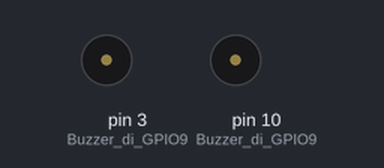
The sketch below on a simulated Arduino Uno, built with avr-gcc and run on an emulated ATmega328P. Shown: buzzer (waves = sounding, pin HIGH).

Above: at 0.6 s.
Timing chart, 0 to 5.1 s (numbered marks = the images above):
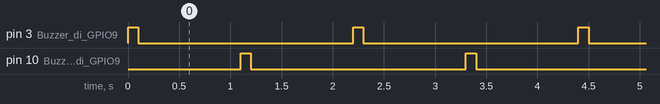

Measured:
- by itself, pin 3 (Buzzer_di_GPIO9), pin 10 (Buzzer_di_GPIO9): alternates HIGH for 0.10 s and LOW for 2.1 s
- by itself, everything shown: repeats every 2.2 s, in 4 steps

The sketch:

tes_buzzer_vibration.ino
```cpp
void setup() {
  pinMode(10, OUTPUT);  // Buzzer di GPIO9
  pinMode(3, OUTPUT);  // Buzzer di GPIO9

}

void loop() {
  digitalWrite(3, HIGH); // Buzzer ON
  delay(100);            // Bip selama 100 ms
  digitalWrite(3, LOW);  // Buzzer OFF
  delay(1000);           // Tunggu 1 detik sebelum bip berikutnya
  digitalWrite(10, HIGH); // Buzzer ON
  delay(100);            // Bip se`lama 100 ms
  digitalWrite(10, LOW);  // Buzzer OFF
  delay(1000);
}
```
